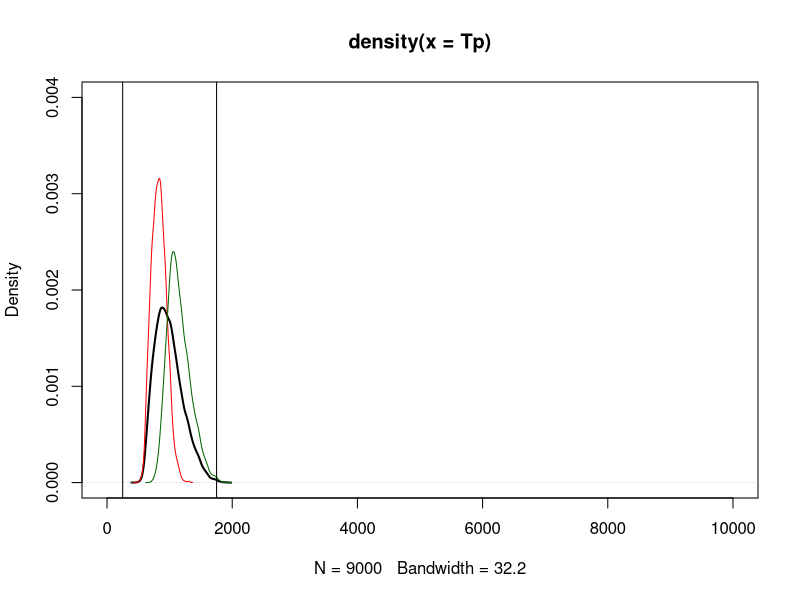
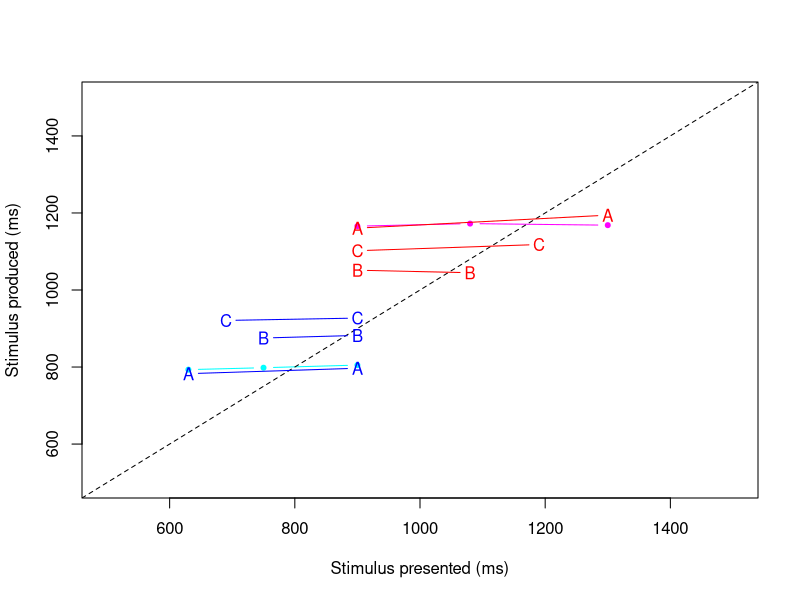

Source code (R) for these figures, in order:
require(plyr)
require(data.table)
#require(Cairo)
#CairoWin()
# Uncomment the previous two lines to use the Cairo package. This will prompt a new window
# where the plot, antialiased, will be generated, as RStudio for Windows does not antialise plots.

# Parameters
params <- list(
  a = 1.1, 
  b = 0.015, 
  t0 = 11,
  decay = 0.5,
  tau = 100,
  subjects = 50,
  chunks = 35,
  numBlocks = 2,
  trials = 90,
  groups = c("a", "b", "c")
)

# Check if value is even, returns 1 if TRUE, returns 2 if FALSE:
is.even <- function(number){
  if(number %% 2 == 0){
    1
  }
  else{
    2
  }
}

# Act-R noise
actr.noise <- function(sd,n=1) {
  rand <- runif(n,min=0.0001,max=0.9999)
  sd * log((1 - rand ) / rand)
}

# Miliseconds to pulses
msecToPulses <- function(t) {
  tick <- params$t0
  timeCounter <- tick
  tickCounter <- 0
  while(timeCounter <= t){
    sd <- params$b * params$a * tick
    tick <- params$a * tick + actr.noise(sd)
    timeCounter <- timeCounter + tick
    tickCounter <- tickCounter + 1
  }
  tickCounter
}

# Pulses to miliseconds
pulsesToMsec <- function(p) {
  timeCounter <- 0
  tick <- params$t0
  while(p > 0){
    sd <- params$b * params$a * tick
    tick <- params$a * tick + actr.noise(sd)  
    timeCounter <- timeCounter + tick
    p <- p - 1
  }
  timeCounter
}

# Setting up the basics of the experiment  
setupExperiment <- function(currentSubject){
  time <- 0 #Real time on the experiment
  D <- matrix(NA, params$chunks, 900) # Declarative memory
  block <- 1
  shortValuesB1 <- c(630, 750, 900)
  longValuesB1 <- c(900, 1080, 1300)
  shortValuesB2 <- c(630, 750, 690)
  longValuesB2 <- c(1300, 1080, 1190)
  anchorValueB2 <- 900
  fixation1 <- runif(1, 1500, 2000)
  fixation2 <- runif(1, 2000, 3000)
  group <- sample(params$groups, 1, replace = TRUE)
  shortSampleB1 <- sample(shortValuesB1, params$trials, replace = TRUE)
  longSampleB1 <- sample(longValuesB1, params$trials, replace = TRUE)
  shortSampleB2 <- sample(c(shortValuesB2[which(letters == group)], anchorValueB2),
                          params$trials, replace = TRUE)
  longSampleB2 <- sample(c(longValuesB2[which(letters == group)], anchorValueB2),
                         params$trials, replace = TRUE)
  list(
    time = time,
    subjectID = currentSubject,
    block = block,
    group = group,
    D = D,
    shortSampleB1 = shortSampleB1,
    longSampleB1 = longSampleB1,
    anchorValueB2 = anchorValueB2,
    shortSampleB2 = shortSampleB2,
    longSampleB2 = longSampleB2,
    fixation1 = fixation1,
    fixation2 = fixation2
  )
  
}

# Adding encounter to DM
addEncounter <- function(subjectInfo, pulse){
  tmp <- sum(!is.na(subjectInfo$D[pulse, ])) + 1
  subjectInfo$D[pulse, tmp] <- subjectInfo$time
  subjectInfo$time <- subjectInfo$time + subjectInfo$fixation1
  subjectInfo
}

# Retrieving encounter from DM
getEncounter <- function(subjectInfo, row){
  tmp <- subjectInfo$D[row,]
  if(length(tmp[!is.na(tmp)]) == 0){
    return(NA)
  }
  else{
    return(tmp[!is.na(tmp)])
  }
}

# Chunk activation level and decay
chunkActivation <- function(encounters, currentTime){
  if(currentTime < min(encounters)){
    return(NA)
  }
  else{
    sum((currentTime - encounters[encounters<currentTime])^params$decay)
  }
}


# Implementing blending
blending <- function(subjectInfo){
  blendedResponse <- 0

  blendedActivation <- array(rep(0, params$chunks))
  blendedProbability <- array(rep(0, params$chunks))
  blend <- array(rep(0, params$chunks))

  for(chunk in 1:params$chunks){
    if(!is.na(subjectInfo$D[chunk])){
      blendedActivation[chunk] <- exp((chunkActivation(getEncounter(subjectInfo, chunk), 
                                                       subjectInfo$time))/params$tau)
    }
  }

  for(chunk in 1:params$chunks){
    if(!is.na(subjectInfo$D[chunk])){
      blendedProbability[chunk] <- exp((chunkActivation(getEncounter(subjectInfo, chunk), 
                                                        subjectInfo$time))/ 
                                         params$tau)/(sum(blendedActivation, na.rm = TRUE))
      
      blend[chunk] <- blendedProbability[chunk] * chunk 
    }
  }
  blendedResponse <- sum(blend, na.rm = TRUE)
  blendedResponse
}

# Setting up an individual trial
experimentTrial <- function(currentCondition, currentBlock, subjectInfo){
  currentSample <- switch(currentBlock,
                          switch(currentCondition, 
                                 subjectInfo$shortSampleB1, 
                                 subjectInfo$longSampleB1),
                          switch(currentCondition, 
                                 subjectInfo$shortSampleB2, 
                                 subjectInfo$longSampleB2))
  
  for(i in 1:length(currentSample)){
    ts <- currentSample[i]
    subjectInfo$time <- subjectInfo$time + subjectInfo$fixation1
    pulse <- msecToPulses(ts)
    subjectInfo <- addEncounter(subjectInfo, pulse)
    blendedResponse <- blending(subjectInfo)
    tp <- pulsesToMsec(blendedResponse)
    subjectInfo$time <- subjectInfo$time + tp + subjectInfo$fixation2
    subjectInfo$subjectData <- rbind(subjectInfo$subjectData, c(subjectInfo$subjectID, 
                                                                subjectInfo$group, 
                                                                currentBlock,
                                                                currentCondition, i, ts, tp)) 
  }
  
  subjectInfo
}

# Training the model with the time stimulus
train <- function(currentCondition, currentBlock, subjectInfo){
  currentSample <- switch(currentBlock,
                          switch(currentCondition, 
                                 subjectInfo$shortSampleB1, 
                                 subjectInfo$longSampleB1),
                          switch(currentCondition, 
                                 subjectInfo$shortSampleB2, 
                                 subjectInfo$longSampleB2))
  for(i in 1:params$trials){
    ts <-  currentSample[i]
    subjectInfo$time <- subjectInfo$time + ts
    pulse <- msecToPulses(ts)
    subjectInfo <- addEncounter(subjectInfo, pulse)
  }
  subjectInfo
}

# Combining it all in the framework of the experiment
experiment <- function(){
  simulatedData <- data.frame(matrix(ncol=7, nrow=0))
  
  
  # Loop per subject
  for(subjectNumber in 1:params$subjects){
    for(currentBlock in 1:params$numBlocks){
      subjectInfo <- setupExperiment(subjectNumber)
      subjectInfo$D <- matrix(NA, params$chunks, 900)
      subjectInfo <- train(is.even(subjectNumber), currentBlock, subjectInfo)
      subjectInfo <- experimentTrial(is.even(subjectNumber), currentBlock, subjectInfo)
      simulatedData <- rbind(simulatedData, subjectInfo$subjectData)
    }
    cat("Processed subject", subjectNumber, "of", params$subjects, "\n")
  }

  colnames(simulatedData) <- c("subject ID", "Group", "Block", "Cond", "Trial", "Ts", "Tp")
  simulatedData

}

# Function for running the experiment and plotting

run <- function(){
  experiment <- experiment()
  setDT(experiment)
  experiment[,Tp := as.numeric(as.character(Tp))]
  experiment[,Ts := as.numeric(as.character(Ts))]
  experiment[,plot(density(Tp),lwd=2,xlim=c(0,10000), ylim=c(0,0.004))]
  experiment[Cond==1,lines(density(Tp),col="red")]
  experiment[Cond==2,lines(density(Tp),col="darkgreen")]
  ssDev <- experiment[Block==1 & Tp>250 & Tp<1750,list(SsDev=mean(Tp)-mean(Ts)),by=list(`subject ID`)]
  experiment <- merge(experiment,ssDev,by="subject ID")
  abline(v=250)
  abline(v=1750)
  
  ## Create means per participant:
  plotdat <- experiment[,list(mTp=mean(Tp),nTp=length(Tp),sdTp=sd(Tp)),by=list(Ts,Group, Block, Cond, Trial, `subject ID`)]
  
  plotdat <- plotdat[,list(mTp=mean(mTp),sdTp=sd(mTp)),by=list(Cond, Ts, Block, Group)]
  
  plotdatBlock1 <- plotdat[Block==1,list(mTp=mean(mTp),sdTp=sd(mTp)),by=list(Block,Cond,Ts)]
  
  setkey(plotdatBlock1,Ts)
  plotdatBlock1[Cond==1,plot(Ts,mTp,type="b",pch=20,xlim=c(500,1500),ylim=c(500,1500), col="cyan", xlab="Stimulus presented (ms)", ylab="Stimulus produced (ms)")]
  plotdatBlock1[Cond==2,lines(Ts,mTp,type="b",pch=20,xlim=c(500,1500),ylim=c(500,1500),col="magenta")]
  
  abline(a=0,b=1,lty=2)
  
  plotdatBlock2 <- plotdat[Block==2,]
  setkey(plotdatBlock2,Ts)
  
  for (group in c("a","b","c")) {
    plotdatBlock2[Group==group & Cond==1,
                  lines(Ts,mTp,type="b",pch=toupper(group), col="blue")]
    plotdatBlock2[Group==group & Cond==2,
                  lines(Ts,mTp,type="b",pch=toupper(group), col="red")]
  }
  
}
  
## RUN THE EXPERIMENT ##
run()


